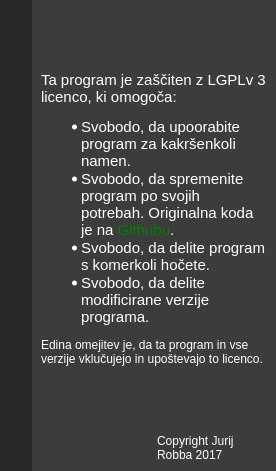
<?xml version="1.0" encoding="UTF-8"?>
<ui version="4.0">
 <class>Settings</class>
 <widget class="QWidget" name="Settings">
  <property name="geometry">
   <rect>
    <x>0</x>
    <y>0</y>
    <width>276</width>
    <height>471</height>
   </rect>
  </property>
  <property name="minimumSize">
   <size>
    <width>276</width>
    <height>0</height>
   </size>
  </property>
  <property name="maximumSize">
   <size>
    <width>276</width>
    <height>16777215</height>
   </size>
  </property>
  <property name="windowTitle">
   <string>Form</string>
  </property>
  <layout class="QGridLayout" name="gridLayout">
   <property name="leftMargin">
    <number>0</number>
   </property>
   <property name="topMargin">
    <number>0</number>
   </property>
   <property name="rightMargin">
    <number>0</number>
   </property>
   <property name="bottomMargin">
    <number>0</number>
   </property>
   <property name="spacing">
    <number>0</number>
   </property>
   <item row="0" column="0">
    <widget class="QWidget" name="lef_panel" native="true">
     <property name="minimumSize">
      <size>
       <width>32</width>
       <height>0</height>
      </size>
     </property>
     <property name="maximumSize">
      <size>
       <width>32</width>
       <height>16777215</height>
      </size>
     </property>
     <property name="styleSheet">
      <string notr="true">background-color: rgb(40,40,40);</string>
     </property>
     <layout class="QVBoxLayout" name="verticalLayout">
      <property name="spacing">
       <number>0</number>
      </property>
      <property name="leftMargin">
       <number>0</number>
      </property>
      <property name="topMargin">
       <number>0</number>
      </property>
      <property name="rightMargin">
       <number>0</number>
      </property>
      <property name="bottomMargin">
       <number>0</number>
      </property>
      <item>
       <widget class="QPushButton" name="favourites_button">
        <property name="minimumSize">
         <size>
          <width>32</width>
          <height>32</height>
         </size>
        </property>
        <property name="maximumSize">
         <size>
          <width>32</width>
          <height>32</height>
         </size>
        </property>
        <property name="styleSheet">
         <string notr="true">border: none;
outline: none;</string>
        </property>
        <property name="text">
         <string/>
        </property>
        <property name="icon">
         <iconset resource="../../resources/resources.qrc">
          <normaloff>:/icons/icons/star.png</normaloff>
          <activeon>:/icons/icons/star_fav.png</activeon>:/icons/icons/star.png</iconset>
        </property>
        <property name="checkable">
         <bool>true</bool>
        </property>
        <property name="checked">
         <bool>true</bool>
        </property>
        <property name="autoExclusive">
         <bool>true</bool>
        </property>
       </widget>
      </item>
      <item>
       <widget class="QPushButton" name="database_button">
        <property name="minimumSize">
         <size>
          <width>32</width>
          <height>32</height>
         </size>
        </property>
        <property name="maximumSize">
         <size>
          <width>32</width>
          <height>32</height>
         </size>
        </property>
        <property name="styleSheet">
         <string notr="true">border: none;
outline: none;</string>
        </property>
        <property name="text">
         <string/>
        </property>
        <property name="icon">
         <iconset resource="../../resources/resources.qrc">
          <normaloff>:/icons/icons/database.png</normaloff>
          <activeon>:/icons/icons/database_fav.png</activeon>:/icons/icons/database.png</iconset>
        </property>
        <property name="checkable">
         <bool>true</bool>
        </property>
        <property name="autoExclusive">
         <bool>true</bool>
        </property>
       </widget>
      </item>
      <item>
       <widget class="QPushButton" name="person_button">
        <property name="minimumSize">
         <size>
          <width>32</width>
          <height>32</height>
         </size>
        </property>
        <property name="maximumSize">
         <size>
          <width>32</width>
          <height>32</height>
         </size>
        </property>
        <property name="styleSheet">
         <string notr="true">border: none;
outline: none;</string>
        </property>
        <property name="text">
         <string/>
        </property>
        <property name="icon">
         <iconset resource="../../resources/resources.qrc">
          <normaloff>:/icons/icons/person.png</normaloff>
          <activeon>:/icons/icons/person_fav.png</activeon>:/icons/icons/person.png</iconset>
        </property>
        <property name="checkable">
         <bool>true</bool>
        </property>
        <property name="autoExclusive">
         <bool>true</bool>
        </property>
       </widget>
      </item>
      <item>
       <widget class="QPushButton" name="event_button">
        <property name="minimumSize">
         <size>
          <width>32</width>
          <height>32</height>
         </size>
        </property>
        <property name="maximumSize">
         <size>
          <width>32</width>
          <height>32</height>
         </size>
        </property>
        <property name="styleSheet">
         <string notr="true">border: none;
outline: none;</string>
        </property>
        <property name="text">
         <string/>
        </property>
        <property name="icon">
         <iconset resource="../../resources/resources.qrc">
          <normaloff>:/icons/icons/event.png</normaloff>
          <activeon>:/icons/icons/event_fav.png</activeon>:/icons/icons/event.png</iconset>
        </property>
        <property name="checkable">
         <bool>true</bool>
        </property>
        <property name="autoExclusive">
         <bool>true</bool>
        </property>
       </widget>
      </item>
      <item>
       <widget class="QPushButton" name="find_button">
        <property name="minimumSize">
         <size>
          <width>32</width>
          <height>32</height>
         </size>
        </property>
        <property name="maximumSize">
         <size>
          <width>32</width>
          <height>32</height>
         </size>
        </property>
        <property name="styleSheet">
         <string notr="true">border: none;
outline: none;</string>
        </property>
        <property name="text">
         <string/>
        </property>
        <property name="icon">
         <iconset resource="../../resources/resources.qrc">
          <normaloff>:/icons/icons/search.png</normaloff>
          <activeon>:/icons/icons/search_fav.png</activeon>:/icons/icons/search.png</iconset>
        </property>
        <property name="checkable">
         <bool>true</bool>
        </property>
        <property name="autoExclusive">
         <bool>true</bool>
        </property>
       </widget>
      </item>
      <item>
       <widget class="QPushButton" name="about_button">
        <property name="minimumSize">
         <size>
          <width>32</width>
          <height>32</height>
         </size>
        </property>
        <property name="maximumSize">
         <size>
          <width>32</width>
          <height>32</height>
         </size>
        </property>
        <property name="styleSheet">
         <string notr="true">border: none;
outline: none;</string>
        </property>
        <property name="text">
         <string/>
        </property>
        <property name="icon">
         <iconset resource="../../resources/resources.qrc">
          <normaloff>:/icons/icons/about.png</normaloff>
          <activeon>:/icons/icons/about_fav.png</activeon>:/icons/icons/about.png</iconset>
        </property>
        <property name="checkable">
         <bool>true</bool>
        </property>
        <property name="autoExclusive">
         <bool>true</bool>
        </property>
       </widget>
      </item>
      <item>
       <spacer name="verticalSpacer">
        <property name="orientation">
         <enum>Qt::Vertical</enum>
        </property>
        <property name="sizeHint" stdset="0">
         <size>
          <width>20</width>
          <height>276</height>
         </size>
        </property>
       </spacer>
      </item>
      <item>
       <widget class="QPushButton" name="hide_button">
        <property name="minimumSize">
         <size>
          <width>32</width>
          <height>32</height>
         </size>
        </property>
        <property name="maximumSize">
         <size>
          <width>32</width>
          <height>32</height>
         </size>
        </property>
        <property name="styleSheet">
         <string notr="true">border: none;
outline: none;</string>
        </property>
        <property name="text">
         <string/>
        </property>
        <property name="icon">
         <iconset resource="../../resources/resources.qrc">
          <normaloff>:/icons/icons/right_arrow.png</normaloff>
          <disabledon>:/icons/icons/right_arrow.png</disabledon>
          <activeon>:/icons/icons/left_arrow.png</activeon>:/icons/icons/right_arrow.png</iconset>
        </property>
        <property name="checkable">
         <bool>true</bool>
        </property>
        <property name="checked">
         <bool>true</bool>
        </property>
       </widget>
      </item>
     </layout>
    </widget>
   </item>
   <item row="0" column="1">
    <widget class="QStackedWidget" name="settings_stack">
     <property name="minimumSize">
      <size>
       <width>244</width>
       <height>0</height>
      </size>
     </property>
     <property name="maximumSize">
      <size>
       <width>244</width>
       <height>16777215</height>
      </size>
     </property>
     <property name="styleSheet">
      <string notr="true">background-color: rgb(60,60,60)</string>
     </property>
     <property name="currentIndex">
      <number>5</number>
     </property>
     <widget class="QWidget" name="favourites_page">
      <layout class="QGridLayout" name="gridLayout_2">
       <property name="leftMargin">
        <number>6</number>
       </property>
       <property name="topMargin">
        <number>6</number>
       </property>
       <property name="rightMargin">
        <number>6</number>
       </property>
       <property name="bottomMargin">
        <number>6</number>
       </property>
       <item row="4" column="0">
        <widget class="PersonSettings" name="person_settings_fav" native="true"/>
       </item>
       <item row="2" column="0">
        <widget class="ImportDatabase" name="import_database_fav" native="true"/>
       </item>
       <item row="9" column="0">
        <spacer name="verticalSpacer_2">
         <property name="orientation">
          <enum>Qt::Vertical</enum>
         </property>
         <property name="sizeHint" stdset="0">
          <size>
           <width>20</width>
           <height>424</height>
          </size>
         </property>
        </spacer>
       </item>
       <item row="6" column="0">
        <widget class="EventSettings" name="event_settings_fav" native="true"/>
       </item>
       <item row="1" column="0">
        <widget class="NewDatabase" name="new_database_fav" native="true"/>
       </item>
       <item row="3" column="0">
        <widget class="SaveFile" name="save_widget_fav" native="true"/>
       </item>
       <item row="7" column="0">
        <widget class="SearchMailSetting" name="find_mail_fav" native="true"/>
       </item>
       <item row="8" column="0">
        <widget class="ConnectionSettings" name="connection_settings_fav" native="true"/>
       </item>
      </layout>
     </widget>
     <widget class="QWidget" name="database_page">
      <layout class="QGridLayout" name="gridLayout_5">
       <property name="leftMargin">
        <number>6</number>
       </property>
       <property name="topMargin">
        <number>6</number>
       </property>
       <property name="rightMargin">
        <number>6</number>
       </property>
       <property name="bottomMargin">
        <number>6</number>
       </property>
       <item row="0" column="0">
        <widget class="NewDatabase" name="new_database" native="true"/>
       </item>
       <item row="3" column="0">
        <spacer name="verticalSpacer_5">
         <property name="orientation">
          <enum>Qt::Vertical</enum>
         </property>
         <property name="sizeHint" stdset="0">
          <size>
           <width>20</width>
           <height>440</height>
          </size>
         </property>
        </spacer>
       </item>
       <item row="1" column="0">
        <widget class="ImportDatabase" name="import_database" native="true"/>
       </item>
       <item row="2" column="0">
        <widget class="ConnectionSettings" name="connection_settings" native="true"/>
       </item>
      </layout>
     </widget>
     <widget class="QWidget" name="person_page">
      <layout class="QGridLayout" name="gridLayout_3">
       <property name="leftMargin">
        <number>6</number>
       </property>
       <property name="topMargin">
        <number>6</number>
       </property>
       <property name="rightMargin">
        <number>6</number>
       </property>
       <property name="bottomMargin">
        <number>6</number>
       </property>
       <item row="1" column="0">
        <widget class="SaveFile" name="save_widget_person" native="true"/>
       </item>
       <item row="2" column="0">
        <spacer name="verticalSpacer_3">
         <property name="orientation">
          <enum>Qt::Vertical</enum>
         </property>
         <property name="sizeHint" stdset="0">
          <size>
           <width>20</width>
           <height>450</height>
          </size>
         </property>
        </spacer>
       </item>
       <item row="0" column="0">
        <widget class="PersonSettings" name="person_settings" native="true"/>
       </item>
      </layout>
     </widget>
     <widget class="QWidget" name="event_page">
      <layout class="QGridLayout" name="gridLayout_4">
       <property name="leftMargin">
        <number>6</number>
       </property>
       <property name="topMargin">
        <number>6</number>
       </property>
       <property name="rightMargin">
        <number>6</number>
       </property>
       <property name="bottomMargin">
        <number>6</number>
       </property>
       <item row="1" column="0">
        <widget class="SaveFile" name="save_widget_event" native="true"/>
       </item>
       <item row="2" column="0">
        <spacer name="verticalSpacer_4">
         <property name="orientation">
          <enum>Qt::Vertical</enum>
         </property>
         <property name="sizeHint" stdset="0">
          <size>
           <width>20</width>
           <height>450</height>
          </size>
         </property>
        </spacer>
       </item>
       <item row="0" column="0">
        <widget class="EventSettings" name="event_settings" native="true"/>
       </item>
      </layout>
     </widget>
     <widget class="QWidget" name="find_page">
      <layout class="QGridLayout" name="gridLayout_7">
       <item row="0" column="0">
        <widget class="SearchMailSetting" name="find_mail" native="true"/>
       </item>
       <item row="1" column="0">
        <spacer name="verticalSpacer_6">
         <property name="orientation">
          <enum>Qt::Vertical</enum>
         </property>
         <property name="sizeHint" stdset="0">
          <size>
           <width>20</width>
           <height>444</height>
          </size>
         </property>
        </spacer>
       </item>
      </layout>
     </widget>
     <widget class="QWidget" name="about_page">
      <layout class="QGridLayout" name="gridLayout_6">
       <item row="1" column="0">
        <widget class="QLabel" name="lgpl_logo">
         <property name="text">
          <string/>
         </property>
         <property name="pixmap">
          <pixmap resource="../../resources/resources.qrc">:/icons/icons/lgplv3.png</pixmap>
         </property>
        </widget>
       </item>
       <item row="1" column="1">
        <widget class="QLabel" name="copyright_text">
         <property name="sizePolicy">
          <sizepolicy hsizetype="Minimum" vsizetype="Maximum">
           <horstretch>0</horstretch>
           <verstretch>0</verstretch>
          </sizepolicy>
         </property>
         <property name="styleSheet">
          <string notr="true">color: white;</string>
         </property>
         <property name="text">
          <string>Copyright Jurij Robba 2017</string>
         </property>
         <property name="wordWrap">
          <bool>true</bool>
         </property>
        </widget>
       </item>
       <item row="0" column="0" colspan="2">
        <widget class="QLabel" name="label">
         <property name="sizePolicy">
          <sizepolicy hsizetype="Minimum" vsizetype="Minimum">
           <horstretch>0</horstretch>
           <verstretch>0</verstretch>
          </sizepolicy>
         </property>
         <property name="styleSheet">
          <string notr="true">color: white;</string>
         </property>
         <property name="text">
          <string>&lt;!DOCTYPE HTML PUBLIC &quot;-//W3C//DTD HTML 4.0//EN&quot; &quot;http://www.w3.org/TR/REC-html40/strict.dtd&quot;&gt;
&lt;html&gt;&lt;head&gt;&lt;meta name=&quot;qrichtext&quot; content=&quot;1&quot; /&gt;&lt;style type=&quot;text/css&quot;&gt;
p, li { white-space: pre-wrap; }
&lt;/style&gt;&lt;/head&gt;&lt;body style=&quot; font-family:'Sans Serif'; font-size:11pt; font-weight:400; font-style:normal;&quot;&gt;
&lt;p&gt;Ta program je zaščiten z LGPLv 3 licenco, ki omogoča:&lt;/p&gt;
&lt;ul &gt;
&lt;li&gt;Svobodo, da upoorabite program za kakršenkoli namen.&lt;/li&gt;
&lt;li&gt;Svobodo, da spremenite program po svojih potrebah. Originalna koda je na &lt;a href=&quot;https://github.com/&quot;&gt;&lt;span style=&quot; text-decoration: none; color:#008000;&quot;&gt;Githubu&lt;/span&gt;&lt;/a&gt;.&lt;/li&gt;
&lt;li&gt;Svobodo, da delite program s komerkoli hočete.&lt;/li&gt;
&lt;li&gt;Svobodo, da delite modificirane verzije programa.&lt;/li&gt;&lt;/ul&gt;&lt;/body&gt;&lt;/html&gt;
&lt;p&gt;Edina omejitev je, da ta program in vse verzije vklučujejo in upoštevajo to licenco.&lt;/p&gt;
</string>
         </property>
         <property name="wordWrap">
          <bool>true</bool>
         </property>
         <property name="openExternalLinks">
          <bool>true</bool>
         </property>
        </widget>
       </item>
      </layout>
     </widget>
    </widget>
   </item>
  </layout>
 </widget>
 <customwidgets>
  <customwidget>
   <class>SaveFile</class>
   <extends>QWidget</extends>
   <header>gui/settings/savefile.hpp</header>
   <container>1</container>
  </customwidget>
  <customwidget>
   <class>NewDatabase</class>
   <extends>QWidget</extends>
   <header>gui/settings/newdatabase.hpp</header>
   <container>1</container>
  </customwidget>
  <customwidget>
   <class>ImportDatabase</class>
   <extends>QWidget</extends>
   <header>gui/settings/importdatabase.hpp</header>
   <container>1</container>
  </customwidget>
  <customwidget>
   <class>PersonSettings</class>
   <extends>QWidget</extends>
   <header>gui/settings/personsettings.hpp</header>
   <container>1</container>
  </customwidget>
  <customwidget>
   <class>EventSettings</class>
   <extends>QWidget</extends>
   <header>gui/settings/eventsettings.hpp</header>
   <container>1</container>
  </customwidget>
  <customwidget>
   <class>SearchMailSetting</class>
   <extends>QWidget</extends>
   <header>gui/settings/searchmailsetting.hpp</header>
   <container>1</container>
  </customwidget>
  <customwidget>
   <class>ConnectionSettings</class>
   <extends>QWidget</extends>
   <header>gui/settings/connectionsettings.hpp</header>
   <container>1</container>
  </customwidget>
 </customwidgets>
 <resources>
  <include location="../../resources/resources.qrc"/>
 </resources>
 <connections/>
</ui>
